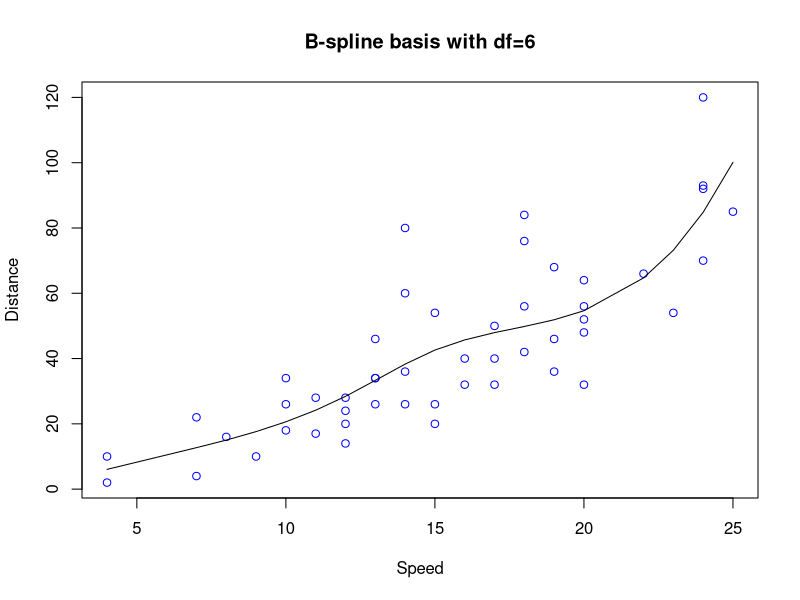
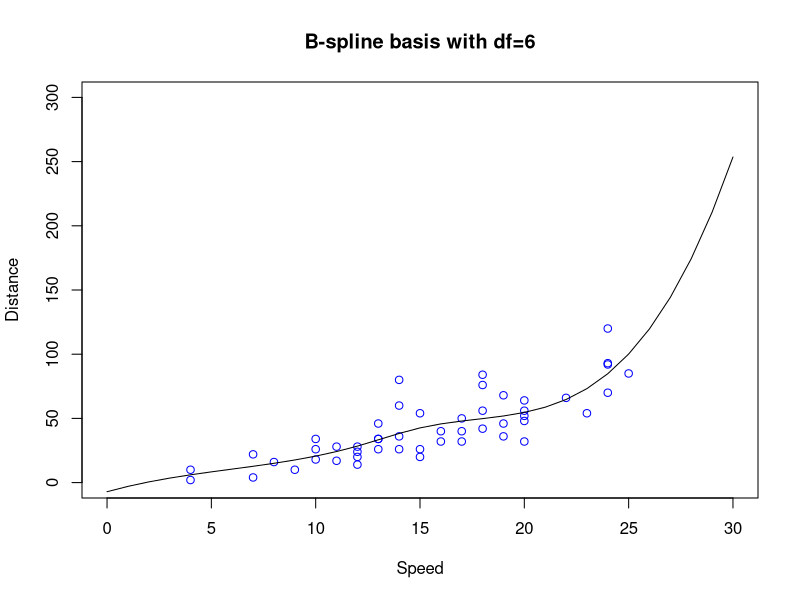
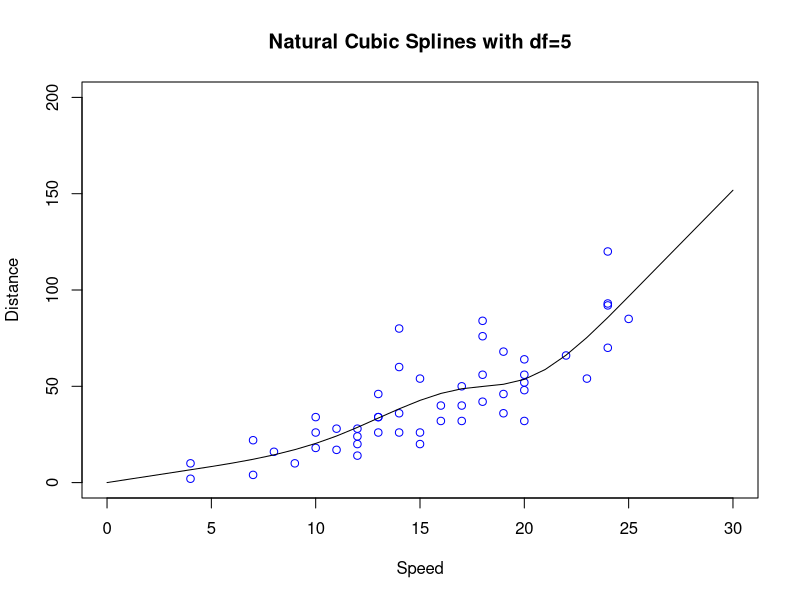
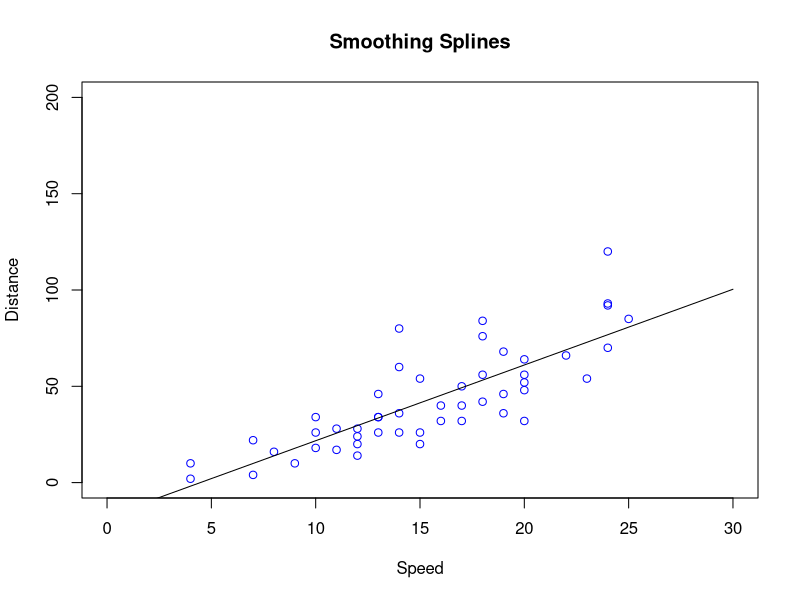
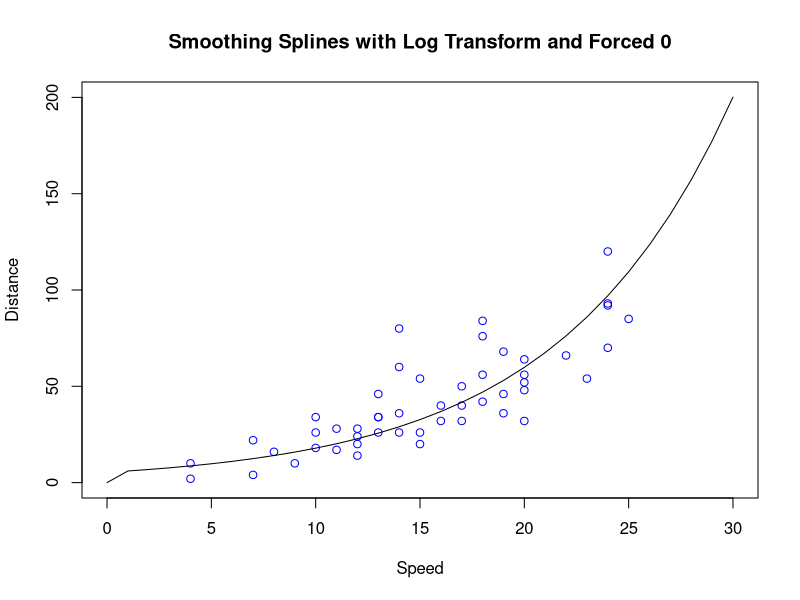

Write the R code that produced these figures, in order.
## ---- chunk 1
    library(splines)
    library(datasets)
    data("cars")
    
    # fit linear model using bs() then predict
    df <- 6
    model.bs <- lm(dist ~ bs(speed, df=df), 
                  data=cars)
    pred.bs <- predict(model.bs, newdata=cars)
    
    # plotting
    plot(cars$speed, cars$dist, col="blue", type="p",
         main=paste("B-spline basis with df=", df, sep=""),
         xlab="Speed",
         ylab="Distance")
    lines(cars$speed, pred.bs)
## ---- chunk 2
    # predict on [0,30]
    x.new <- data.frame(speed = seq(0, 30, length.out = 31))
    pred.bs.ext <- predict(model.bs, newdata=x.new)
## ---- chunk 3
    # plotting
    plot(cars$speed, cars$dist, col="blue", type="p",
         main=paste("B-spline basis with df=", df, sep=""),
         xlab="Speed",
         ylab="Distance",
         xlim=c(0,30),
         ylim=c(0, 300))
    lines(x.new$speed, pred.bs.ext)
## ---- chunk 4
    # fit linear model using bs() then predict
    df.ns <- 5
    model.ns <- lm(dist ~ ns(speed, df=df.ns), 
                  data=cars)
    pred.ns <- predict(model.bs, newdata=cars)
    
    # predict on [0,30]
    pred.ns.ext <- predict(model.ns, newdata=x.new)
    
    # plotting
    plot(cars$speed, cars$dist, col="blue", type="p",
         main=paste("Natural Cubic Splines with df=", df.ns, sep=""),
         xlab="Speed",
         ylab="Distance",
         xlim=c(0,30),
         ylim=c(0, 200))
    lines(x.new$speed, pred.ns.ext)
## ---- chunk 5
    smooth.spline.cv <- smooth.spline(cars$speed, cars$dist, cv=TRUE)
    pred.smooth <- predict(smooth.spline.cv, newdata=cars)
## ---- chunk 6
    # predict on [0,30]
    pred.smooth.ext <- predict(smooth.spline.cv, x=x.new)
    
    # plotting
    plot(cars$speed, cars$dist, col="blue", type="p",
         main="Smoothing Splines",
         xlab="Speed",
         ylab="Distance",
         xlim=c(0,30),
         ylim=c(0, 200))
    lines(pred.smooth.ext$x$speed, pred.smooth.ext$y$speed)
## ---- chunk 7
    # use log transform and force 0 dist at speed=0 to meet requirements
    model.smooth <- smooth.spline(cars$speed, log(cars$dist),
                               spar=smooth.spline.cv$spar,
                               df=smooth.spline.cv$df)
    pred.smooth.force <- predict(model.smooth, x=x.new)
    pred.smooth.force$y$speed <- exp(pred.smooth.force$y$speed)
    pred.smooth.force$y$speed[1] <- 0
    
    # plotting
    plot(cars$speed, cars$dist, col="blue", type="p",
         main="Smoothing Splines with Log Transform and Forced 0",
         xlab="Speed",
         ylab="Distance",
         xlim=c(0,30),
         ylim=c(0, 200))
    lines(pred.smooth.force$x$speed, pred.smooth.force$y$speed)
